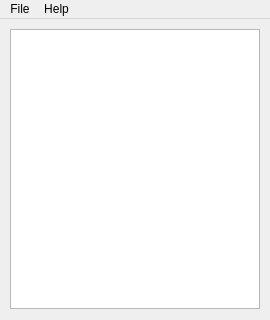
<?xml version="1.0" encoding="UTF-8"?>
<ui version="4.0">
 <class>MainWindow</class>
 <widget class="QMainWindow" name="MainWindow">
  <property name="geometry">
   <rect>
    <x>0</x>
    <y>0</y>
    <width>270</width>
    <height>320</height>
   </rect>
  </property>
  <property name="windowTitle">
   <string>QtDiscovery</string>
  </property>
  <widget class="QWidget" name="centralWidget">
   <widget class="QListView" name="listView">
    <property name="geometry">
     <rect>
      <x>10</x>
      <y>10</y>
      <width>250</width>
      <height>280</height>
     </rect>
    </property>
   </widget>
  </widget>
  <widget class="QMenuBar" name="menuBar">
   <property name="geometry">
    <rect>
     <x>0</x>
     <y>0</y>
     <width>270</width>
     <height>21</height>
    </rect>
   </property>
   <widget class="QMenu" name="menuFile">
    <property name="title">
     <string>File</string>
    </property>
    <addaction name="actionDiscover"/>
    <addaction name="separator"/>
    <addaction name="actionQuit"/>
   </widget>
   <widget class="QMenu" name="menuHelp">
    <property name="title">
     <string>Help</string>
    </property>
    <addaction name="actionAbout"/>
   </widget>
   <addaction name="menuFile"/>
   <addaction name="menuHelp"/>
  </widget>
  <action name="actionDiscover">
   <property name="text">
    <string>Discover</string>
   </property>
  </action>
  <action name="actionQuit">
   <property name="text">
    <string>Quit</string>
   </property>
  </action>
  <action name="actionAbout">
   <property name="text">
    <string>About...</string>
   </property>
  </action>
 </widget>
 <layoutdefault spacing="6" margin="11"/>
 <resources/>
 <connections>
  <connection>
   <sender>actionQuit</sender>
   <signal>triggered()</signal>
   <receiver>MainWindow</receiver>
   <slot>close()</slot>
   <hints>
    <hint type="sourcelabel">
     <x>-1</x>
     <y>-1</y>
    </hint>
    <hint type="destinationlabel">
     <x>134</x>
     <y>159</y>
    </hint>
   </hints>
  </connection>
 </connections>
 <designerdata>
  <property name="gridDeltaX">
   <number>10</number>
  </property>
  <property name="gridDeltaY">
   <number>10</number>
  </property>
  <property name="gridSnapX">
   <bool>true</bool>
  </property>
  <property name="gridSnapY">
   <bool>true</bool>
  </property>
  <property name="gridVisible">
   <bool>true</bool>
  </property>
 </designerdata>
</ui>
